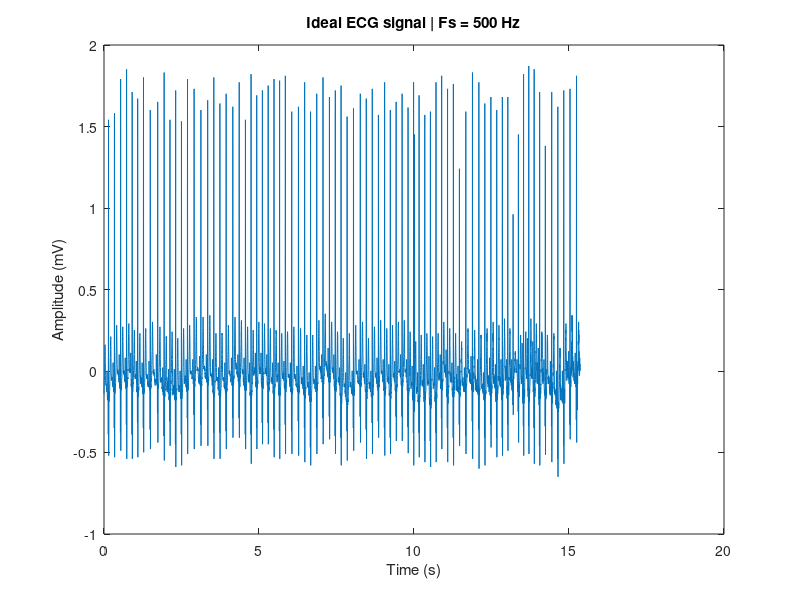
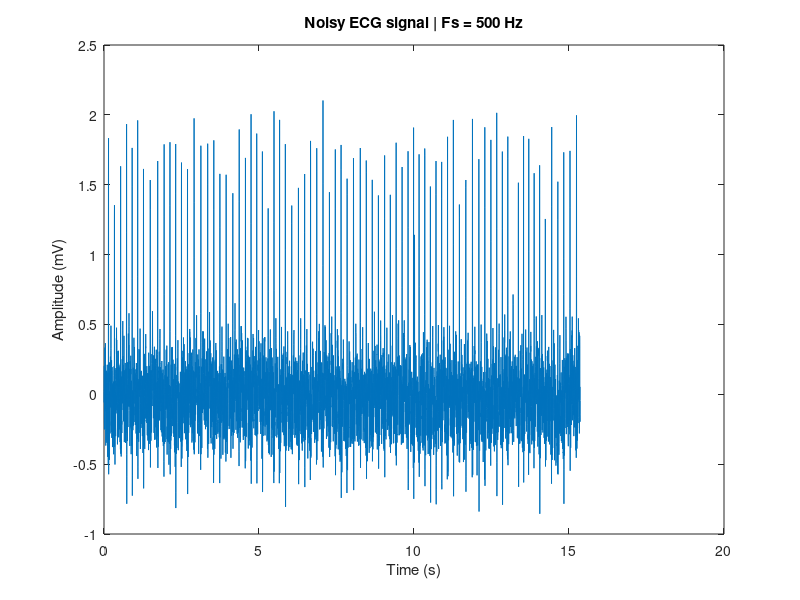
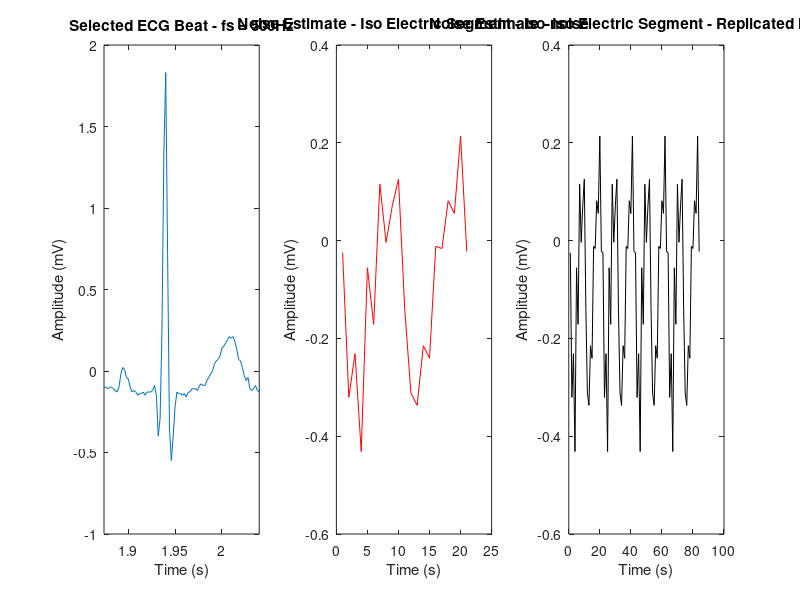

Recreate these plots in MATLAB, in order. (Note: this script raises an error after producing the figures.)
clc;
clear all;

%% load the initial signal
load('idealECG.mat');

ideal_sig = idealECG - mean(idealECG); %making the mean to zero
% sampling frequency 500 Hz
fs = 500;
len = length(ideal_sig);

time  = linspace(0, len-1, len)*(1/fs);

% Data construction (adding noise)
n_wg = awgn(ideal_sig, 10, 'measured'); % adding 10dB guassian noise to the ideal ECG signal

n_50 = 0.2*sin(2*pi*50*time); % creating the other noise signal

noisyECG = n_wg + n_50; % adding the n_50 signal  to the main signal

%% plotting the noise signals
figure('Name','Ideal ECG signal | Fs = 500 Hz'),
plot(time, ideal_sig);
title('Ideal ECG signal | Fs = 500 Hz'), xlabel('Time (s)'), ylabel('Amplitude (mV)');


figure('Name','Noisy ECG signal | Fs = 500 Hz'),
plot(time, noisyECG);
title('Noisy ECG signal | Fs = 500 Hz'), xlabel('Time (s)'), ylabel('Amplitude (mV)');

%% Part 1

% Getting the desired signal

% extracting the ECG pulse from the ideal_sig
time_single_beat = 1.876*fs : 2.043*fs; %84 samples
yi = ideal_sig(time_single_beat);
n = time(time_single_beat);

% extracting the noise from the T wave to P wave
time_noise = 2.032*fs : 2.072*fs; %21 samples
noisy_sig = noisyECG(time_noise);
noise_n = time(time_noise);
noise_est = [noisy_sig noisy_sig noisy_sig noisy_sig]; %make noise estimate same size as desired signal

%% plotting the selected ECG signal and the noise signal

figure('Name','Selected ECG Single Beat and Noise Estimate from T to P wave')

subplot(1,3,1)
plot(n,yi)
xlim([n(1),n(end)])
title('Selected ECG Beat - fs = 500Hz'), xlabel('Time (s)'), ylabel('Amplitude (mV)')

subplot(1,3,2)
plot(linspace(1,21,21),noisy_sig,'r')
title('Noise Estimate - Iso Electric Segment - iso-noise'), xlabel('Time (s)'), ylabel('Amplitude (mV)');

subplot(1,3,3)
plot(linspace(1,84,84),noise_est,'k')
title('Noise Estimate - Iso Electric Segment - Replicated iso-noise'), xlabel('Time (s)'), ylabel('Amplitude (mV)');

%% for an arbitary filter order

order = 15;
noise_added = noisyECG-ideal_sig;
% get the weight matrix
weight_mat = weinerWEIGHTvect(yi, noise_est, order);

%print('Weight matrix of arbitary filer order = %d/n', order);
disp(weight_mat');

% filter the signal with the obtained weight matrix
y_hat = weiner_filter(noisyECG, weight_mat);

figure('Name', 'Weiner Filtering for Arbitary order = 15')
plot(time, ideal_sig, time, noisyECG, time, y_hat)
legend('Ideal ECG','Noisy ECG','Weiner Filtered ECG | order = 15')
title('Weiner Filtering noise corrupted ECG M = 15')
xlabel('Time (s)'), ylabel('Voltage (mV)');


%% Find Optimum filter order and the coefficients

ord_range = 55;
mse_mat = NaN(1,ord_range);

for order = 2: ord_range
    weight_mat = weinerWEIGHTvect(yi, noise_est, order);
    y_hat = weiner_filter(noisyECG(time_single_beat),weight_mat); 
    mse_mat(order) = immse(y_hat, ideal_sig(time_single_beat));
end

figure('Name','Weiner Filters MSE vs Different Orders')
plot(mse_mat)
hold on 
[minMSE,minOrd] = min(mse_mat);
scatter(minOrd, minMSE)
title('Weiner Filters MSE vs Different Filter Orders')
xlabel('Filter Order'), ylabel('MSE');

%% Optimum Order
opt_order = minOrd;

opt_weight_mat = weinerWEIGHTvect(yi, noise_est, opt_order);
opt_y_hat = weiner_filter(noisyECG, opt_weight_mat);

figure('Name', 'Weiner Filtering for Optimum order')
plot(time, ideal_sig, time, noisyECG, time, opt_y_hat)
legend('Ideal ECG','Noisy ECG','Weiner Filtered ECG | Optimum order')
title('Weiner Filtering noise corrupted ECG with Optimum order')
xlabel('Time (s)'), ylabel('Voltage (mV)');

%% Filter characteristics
fvtool(opt_weight_mat,1)

%% Plotting the spectrum
[Px_noisy_sig, F1_noisy_sig] = periodogram(noisyECG, [], [], fs);
[Px_noise,F2_noise] = periodogram(noise_added, [], [], fs);
[Px_ideal,F3_ideal] = periodogram(ideal_sig, [], [], fs);
[Px_yhat,F4_yhat] = periodogram(opt_y_hat, [], [], fs);

figure('Name','PSD')
semilogy(F1_noisy_sig, Px_noisy_sig, F2_noise, Px_noise, F3_ideal, Px_ideal, F4_yhat, Px_yhat);
legend('Noise corrupted signal','Noise','Desired Signal','Optimum Wiener Filtered Signal')
title('Power Spectral Density'),xlabel('Frequency (Hz)'),ylabel('dB/Hz');

%% Part 2 
% Making a linear model of an ECG

figure('Name','Selected ECG Single Beat');
plot(linspace(1,84,84), yi)
xlim([0,84])
title('Selected ECG Beat - fs = 500Hz'), xlabel('Sample'), ylabel('Amplitude (mV)')


%%
linear_sig = zeros(1,84);
for i = 1: length(yi)

    if i > 79
        linear_sig(i) = 0;
    elseif i > 70 
        linear_sig(i) = ((0.211062+0.108938) - (0))*(i - 79)/(70 - 79) + (0);  
    elseif i > 68
        linear_sig(i) = (0.211062+0.108938);
    elseif i > 55
        linear_sig(i) = ((0.211062+0.108938) - (0))*(i - 55)/(68 - 55) + (0);  
    elseif i > 40
        linear_sig(i) = 0;
    elseif i > 37
        linear_sig(i) = (0 - (-0.548938))*(i - 37)/(40 - 37) + (-0.548938);
    elseif i > 34
        linear_sig(i) = (1.83106 - (-0.548938))*(i - 37)/(34 - 37) + (-0.548938);
    elseif i > 30 
        linear_sig(i) = (1.83106 - (-0.398938))*(i - 30)/(34 - 30) + (-0.398938);
    elseif i > 28
        linear_sig(i) = ((0) - (-0.398938))*(i - 30)/(28 - 30) + (-0.398938);
    elseif i > 16
        linear_sig(i) = 0;
    elseif i > 12
        linear_sig(i) = ((0.0110618+0.128938) - (0))*(i - 16)/(12 - 16) + (0);
    elseif i > 11
        linear_sig(i) = (0.0110618+0.128938);
    elseif i > 8 
        linear_sig(i) = ((0.0110618+0.128938) - (0))*(i - 8)/(11 - 8) + (0);
    else
        linear_sig(i) = 0;
    end
end
linear_sig = linear_sig + ones(1,84)*0.001;
figure('Name','Linear Model | ECG Single Beat');
plot(linspace(1,84,84), linear_sig)
xlim([0,84])
title('Linear ECG Beat'), xlabel('Sample'), ylabel('Amplitude (mV)')

%%
%% for an arbitary filter order

order = 15;
noise_added = noisyECG-ideal_sig;
% get the weight matrix
weight_mat = weinerWEIGHTvect(linear_sig, noise_est, order);

%print('Weight matrix of arbitary filer order = %d/n', order);
disp(weight_mat');

% filter the signal with the obtained weight matrix
y_hat = weiner_filter(noisyECG, weight_mat);

figure('Name', 'Linear Model | Weiner Filtering for Arbitary order = 15')
plot(time, ideal_sig, time, noisyECG, time, y_hat)
legend('Ideal ECG','Noisy ECG','Linear Model | Weiner Filtered ECG | order = 15')
title('Linear Model | Weiner Filtering noise corrupted ECG M = 15')
xlabel('Time (s)'), ylabel('Voltage (mV)');


%% Find Optimum filter order and the coefficients

ord_range = 55;
mse_mat = NaN(1,ord_range);

for order = 2: ord_range
    weight_mat = weinerWEIGHTvect(linear_sig, noise_est, order);
    y_hat = weiner_filter(noisyECG(time_single_beat),weight_mat); 
    mse_mat(order) = immse(y_hat, ideal_sig(time_single_beat));
end

figure('Name','Linear Model | Weiner Filters MSE vs Different Orders')
plot(mse_mat)
hold on 
[minMSE,minOrd] = min(mse_mat);
scatter(minOrd, minMSE)
title('Linear Model | Weiner Filters MSE vs Different Filter Orders')
xlabel('Filter Order'), ylabel('MSE');

%% Optimum Order
opt_order = minOrd;

opt_weight_mat = weinerWEIGHTvect(linear_sig, noise_est, opt_order);
opt_y_hat = weiner_filter(noisyECG, opt_weight_mat);

figure('Name', 'Linear Model | Weiner Filtering for Optimum order')
plot(time, ideal_sig, time, noisyECG, time, opt_y_hat)
legend('Ideal ECG','Noisy ECG','Linear Model | Weiner Filtered ECG | Optimum order')
title('Linear Model | Weiner Filtering noise corrupted ECG with Optimum order')
xlabel('Time (s)'), ylabel('Voltage (mV)');

%% Filter characteristics
fvtool(opt_weight_mat,1)

%% Plotting the spectrum
[Px_noisy_sig, F1_noisy_sig] = periodogram(noisyECG, [], [], fs);
[Px_noise,F2_noise] = periodogram(noise_added, [], [], fs);
[Px_ideal,F3_ideal] = periodogram(ideal_sig, [], [], fs);
[Px_yhat,F4_yhat] = periodogram(opt_y_hat, [], [], fs);

figure('Name','PSD')
semilogy(F1_noisy_sig, Px_noisy_sig, F2_noise, Px_noise, F3_ideal, Px_ideal, F4_yhat, Px_yhat);
legend('Noise corrupted signal','Noise','Desired Signal','Optimum Wiener Filtered Signal')
title('Power Spectral Density'),xlabel('Frequency (Hz)'),ylabel('dB/Hz');


%% 1.2 Freq Derivation

[y_hat_freq, W_f] = weiner_filter_freq(ideal_sig, noise_added, noisyECG);
figure('Name', 'Weiner Filtering Frequency domain')
plot(time, ideal_sig, time, noisyECG, time, y_hat_freq)
legend('Ideal ECG','Noisy ECG','Weiner Filtered ECG | Frequency domain')
title('Weiner Filtering Frequency domain'),
xlabel('Time (s)'),ylabel('Voltage (mV)');

%% Plotting the spectrum

[Px_noisy_sig, F1_noisy_sig] = periodogram(noisyECG, [], [], fs);
[Px_noise,F2_noise] = periodogram(noise_added, [], [], fs);
[Px_ideal,F3_ideal] = periodogram(ideal_sig, [], [], fs);
[Px_yhat_freq, F4_yhat_freq] = periodogram(y_hat_freq, [], [], fs);

figure('Name','PSD Weiner Filter Frequency domain')
semilogy(F1_noisy_sig, Px_noisy_sig, F2_noise, Px_noise, F3_ideal, Px_ideal, F4_yhat_freq, Px_yhat_freq);
legend('Noise corrupted signal','Noise','Desired Signal','Frequency domain Wiener Filtered Signal')
title('Power Spectral Density'),xlabel('Frequency (Hz)'),ylabel('dB/Hz');

%% Comparing Frequency domain and Time domain weiner filter

figure('Name', 'Comparing Frequency domain and Time domain weiner filter')
plot(time, ideal_sig, 'g', time, opt_y_hat,'b', time, y_hat_freq, 'r')
legend('Ideal ECG','Filtered by Optimum Time Domain derived Weiner ', 'Filtered by Freq Domain derived Weiner Filter')
title('Comparing Frequency domain and Time domain weiner filter')
xlabel('Time (s)'), ylabel('Voltage (mV)');

mse_time = immse(opt_y_hat, ideal_sig);
mse_freq = immse(y_hat_freq, ideal_sig);

disp('Mean Square Error (Time domain)');
disp(mse_time);
disp('Mean Square Error (Frequency domain)');
disp(mse_freq);


%% 1.3 Effect on non-stationary noise on the Wiener filtering

% creating non stationary noise

f1 = 50;
f2 = 100;

time_p1 = time(1 : floor(length(time)/2));
time_p2 = time(floor(length(time)/ 2) + 1 : end);

n50_p1 = 0.2*sin(2*pi*f1*time_p1);
n100_p1 = 0.3*sin(2*pi*f2*time_p2);

non_stationary_noise = [n50_p1 n100_p1];
non_sta_noisy_sig = n_wg + non_stationary_noise;

% filtering the non stationary noise added signal with the derived frequency domain weiner filter

N = length(non_sta_noisy_sig);  
S_Xf  = fft(non_sta_noisy_sig, N*2-1);
S_Yhat = W_f.* S_Xf;                    % Signal estimate from observation and using Wiener filter
y_hat_time = ifft(S_Yhat);              % converting to time domain
y_hat_non_stat = y_hat_time(1 : N);


figure('Name','Effect of Non Stationary Noise Comparison')
plot(time, ideal_sig, time, y_hat_non_stat, time, y_hat_freq)
xlim([time(1),time(end)])
legend('Ideal ECG','Non-Stationary Noise - Filtered','Stationary Noise - Filtered')
title('Effect of Non Stationary Noise Comparison after filtering with Weiner Freq')
xlabel('Time (s)'), ylabel('voltage(mV)')

%%
noise_added = non_sta_noisy_sig - ideal_sig;

[Px_noisy_sig, F1_noisy_sig] = periodogram(non_sta_noisy_sig, [], [], fs);
[Px_noise,F2_noise] = periodogram(noise_added, [], [], fs);
[Px_ideal,F3_ideal] = periodogram(ideal_sig, [], [], fs);
[Px_yhat_freq_ns, F4_yhat_freq_ns] = periodogram(y_hat_non_stat, [], [], fs);

figure('Name','PSD Weiner Filter Frequency domain | With Non Sattionary Noise')
semilogy(F1_noisy_sig, Px_noisy_sig, F2_noise, Px_noise, F3_ideal, Px_ideal, F4_yhat_freq_ns, Px_yhat_freq_ns);
legend('Non stationary Noise corrupted signal','Non Sattionary Noise','Desired Signal','Frequency domain Wiener Filtered Signal')
title('Power Spectral Density | With Non Sattionary Noise'),xlabel('Frequency (Hz)'),ylabel('dB/Hz');
%%



